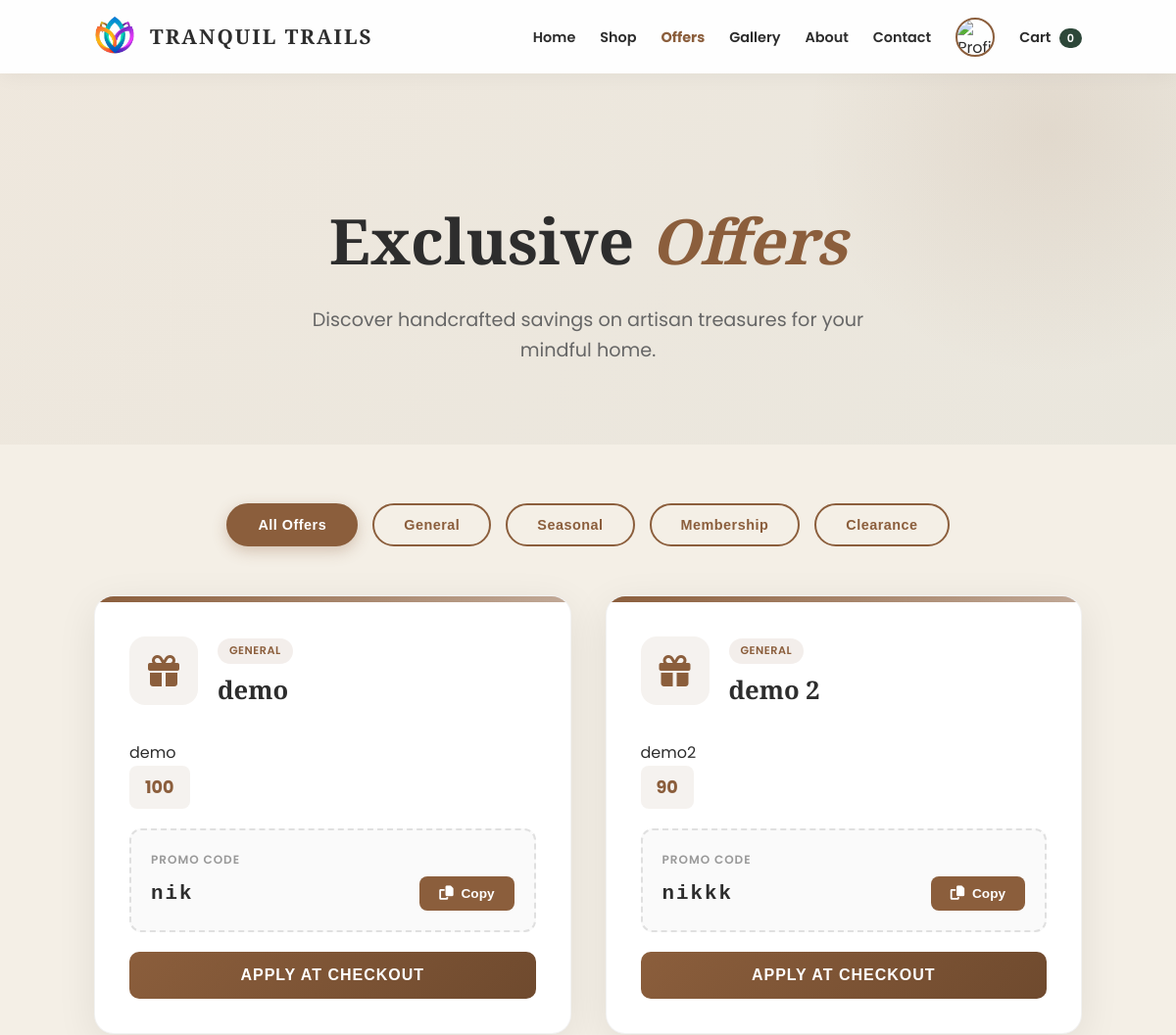
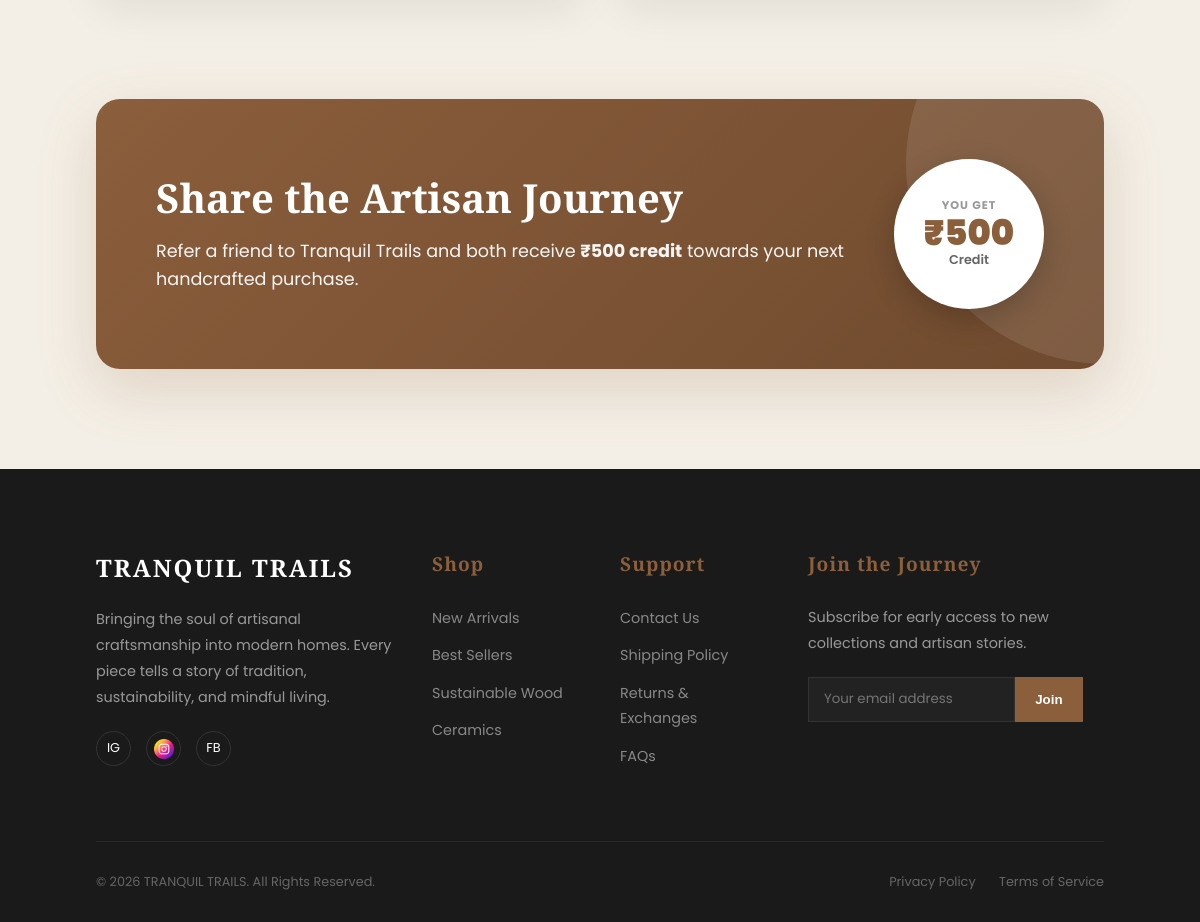
The page /offers/ (signed in) on the database its author committed (2 pictures, top to bottom).
### core/models.py (models this page shows, shortened)
class Offer(models.Model):
    CATEGORY_CHOICES = (
        ('Membership', 'Membership'),
        ('Training', 'Workshops'),
        ('Merchandise', 'Merchandise'),
    )
    title = models.CharField(max_length=100)
    description = models.TextField()
    discount_text = models.CharField(max_length=50, help_text="E.g. '25% OFF' or '₹500 OFF'")
    code = models.CharField(max_length=20)
    category = models.CharField(max_length=50, choices=CATEGORY_CHOICES)
    color = models.CharField(max_length=20, default="#8B5E3C", help_text="Hex Code (e.g. #8B5E3C)")
    icon_class = models.CharField(max_length=50, default="fa-gift", help_text="FontAwesome class (e.g. fa-gift)")
    active = models.BooleanField(default=True)
    created_at = models.DateTimeField(auto_now_add=True)

### core/views.py (the view)
# urls.py: path('offers/', views.offers, name='offers'),
def offers(request):
    offers_queryset = Offer.objects.filter(active=True)
    offers_data = []
    for o in offers_queryset:
        offers_data.append({
            'id': o.id,
            'title': o.title,
            'description': o.description,
            'discount_text': o.discount_text,
            'code': o.code,
            'category': o.category,
            'color': o.color,
            'icon_class': o.icon_class
        })
    return render(request, 'offers.html', {'offers_data': offers_data})

### core/templates/offers.html (shortened to what this page needs)
{% load static %}
<!DOCTYPE html>
<html lang="en">
<head>
    <link rel="stylesheet" href="https://cdnjs.cloudflare.com/ajax/libs/font-awesome/6.4.0/css/all.min.css">
</head>
<body>
    <nav>
        <a href="{% url 'home' %}" class="logo-container">
            <img src="{% static 'Adobe Express - file.png' %}" alt="Logo" class="logo-img">
            <span class="logo-text">TRANQUIL TRAILS</span>
        </a>
        <ul class="nav-links" id="navLinks">
            <li><a href="{% url 'home' %}">Home</a></li>
            <li><a href="{% url 'shop' %}">Shop</a></li>
            <li><a href="{% url 'offers' %}" style="color: #8B5E3C; font-weight: bold;">Offers</a></li>
            <li><a href="{% url 'gallery' %}">Gallery</a></li>
            <li><a href="{% url 'about' %}">About</a></li>
            <li><a href="{% url 'contact' %}">Contact</a></li>
            {% if user.is_authenticated %}
                <li>
                    <div class="nav-user-container">
                        <img src="https://cdn-icons-png.flaticon.com/512/3135/3135715.png" alt="Profile" class="user-avatar" id="userAvatarBtn">
                    </div>
                </li>
            {% endif %}
            <li id="cartNavItem">
                <a href="#" id="cart-link">Cart <span class="cart-count-pill" id="cart-count">0</span></a>
            </li>
        </ul>
    </nav>
    <header class="offers-hero">
        <h1>Exclusive <span>Offers</span></h1>
        <p>Discover handcrafted savings on artisan treasures for your mindful home.</p>
    </header>
    <div class="filter-container">
        <button class="filter-btn active" data-category="All">All Offers</button>
        <button class="filter-btn" data-category="General">General</button>
        <button class="filter-btn" data-category="Seasonal">Seasonal</button>
        <button class="filter-btn" data-category="Membership">Membership</button>
        <button class="filter-btn" data-category="Clearance">Clearance</button>
    </div>
    <section class="offers-grid" id="offersGrid">
        {% for offer in offers_data %}
        <div class="coupon-card" data-category="{{ offer.category }}">
            <div class="coupon-accent" style="background: linear-gradient(90deg, {{ offer.color }} 0%, {{ offer.color }}88 100%);"></div>
            <div class="coupon-content">
                <div class="coupon-header">
                    <div class="coupon-icon" style="background: {{ offer.color }}15; color: {{ offer.color }};">
                        <i class="fas {{ offer.icon_class }}"></i>
                    </div>
                    <div class="coupon-info">
                        <span class="coupon-category">{{ offer.category }}</span>
                        <h3>{{ offer.title }}</h3>
                    </div>
                </div>
                <p>{{ offer.description|default:"Limited time exclusive offer on handcrafted artisan products." }}</p>
                <div class="discount-badge" style="background: {{ offer.color }}15; color: {{ offer.color }};">
                    {{ offer.discount_text }}
                </div>
                <div class="code-section">
                    <div class="code-label">Promo Code</div>
                    <div class="code-display">
                        <span class="code-text">{{ offer.code }}</span>
                        <button class="copy-btn" onclick="copyCode('{{ offer.code }}', this)">
                            <i class="fas fa-copy"></i>
                            <span>Copy</span>
                        </button>
                    </div>
                </div>
                <button class="claim-btn" onclick="copyCode('{{ offer.code }}', this, true)">
                    Apply at Checkout
                </button>
            </div>
        </div>
        {% empty %}
        <div class="empty-state">
            <i class="fas fa-tags"></i>
            <h3>No Active Offers</h3>
            <p>Check back soon for exclusive deals on handcrafted treasures!</p>
        </div>
        {% endfor %}
    </section>
    <section class="cta-banner">
        <div class="cta-content">
            <h2>Share the Artisan Journey</h2>
            <p>Refer a friend to Tranquil Trails and both receive <strong>₹500 credit</strong> towards your next handcrafted purchase.</p>
        </div>
        <div class="reward-badge">
            <span class="label">You Get</span>
            <span class="amount">₹500</span>
            <span class="suffix">Credit</span>
        </div>
    </section>
    <footer class="main-footer">
        <div class="footer-container">
            <div class="footer-section about">
                <h3 class="footer-logo">TRANQUIL TRAILS</h3>
                <p>Bringing the soul of artisanal craftsmanship into modern homes. Every piece tells a story of tradition, sustainability, and mindful living.</p>
                <div class="social-icons">
                    <a href="#" aria-label="Instagram">IG</a>
                    <a href="#" aria-label=""><img src="{% static 'instagram.png' %}" style="width: 20px;"></a>
                    <a href="#" aria-label="Facebook">FB</a>
                </div>
            </div>
            <div class="footer-section links">
                <h4>Shop</h4>
                <ul>
                    <li><a href="#">New Arrivals</a></li>
                    <li><a href="#">Best Sellers</a></li>
                    <li><a href="#">Sustainable Wood</a></li>
                    <li><a href="#">Ceramics</a></li>
                </ul>
            </div>
            <div class="footer-section links">
                <h4>Support</h4>
                <ul>
                    <li><a href="{% url 'contact' %}">Contact Us</a></li>
                    <li><a href="#">Shipping Policy</a></li>
                    <li><a href="#">Returns & Exchanges</a></li>
                    <li><a href="#">FAQs</a></li>
                </ul>
            </div>
            <div class="footer-section newsletter">
                <h4>Join the Journey</h4>
                <p>Subscribe for early access to new collections and artisan stories.</p>
                <form class="subscribe-form">
                    <input type="email" placeholder="Your email address" required>
                    <button type="submit">Join</button>
                </form>
            </div>
        </div>
        <div class="footer-bottom">
            <p>&copy; 2026 TRANQUIL TRAILS. All Rights Reserved.</p>
            <div class="footer-legal">
                <a href="#">Privacy Policy</a>
                <a href="#">Terms of Service</a>
            </div>
        </div>
    </footer>
</body>
</html>

### rows shown on the page
Offer: category "GENERAL", title "demo", description "demo", discount_text "100", code "nik"
Offer: category "GENERAL", title "demo 2", description "demo2", discount_text "90", code "nikkk"
